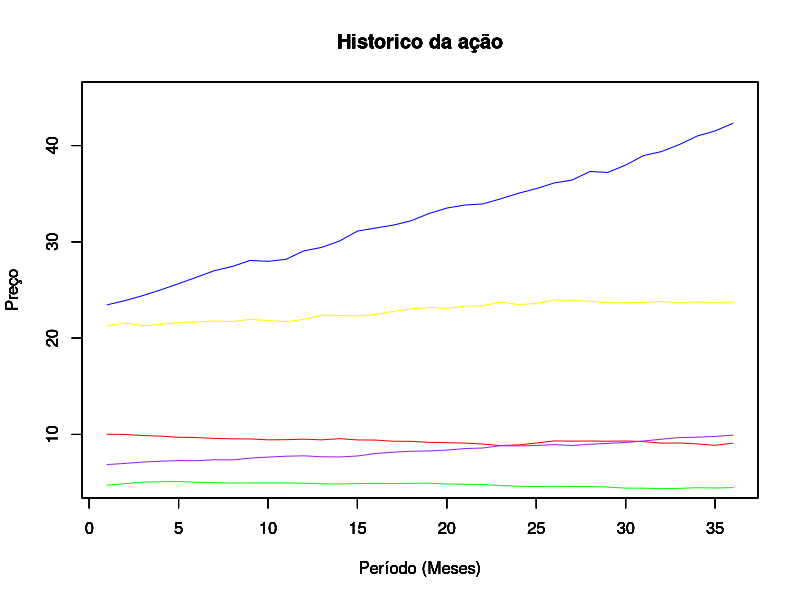
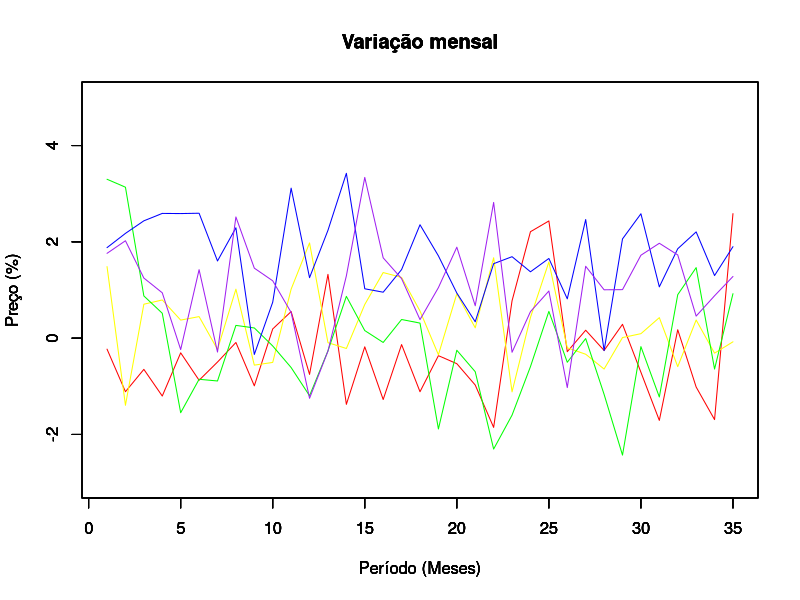
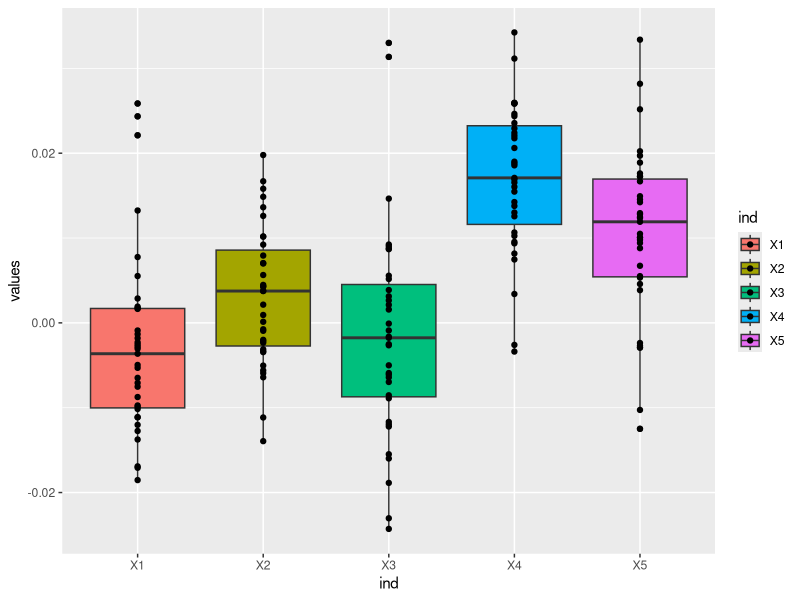
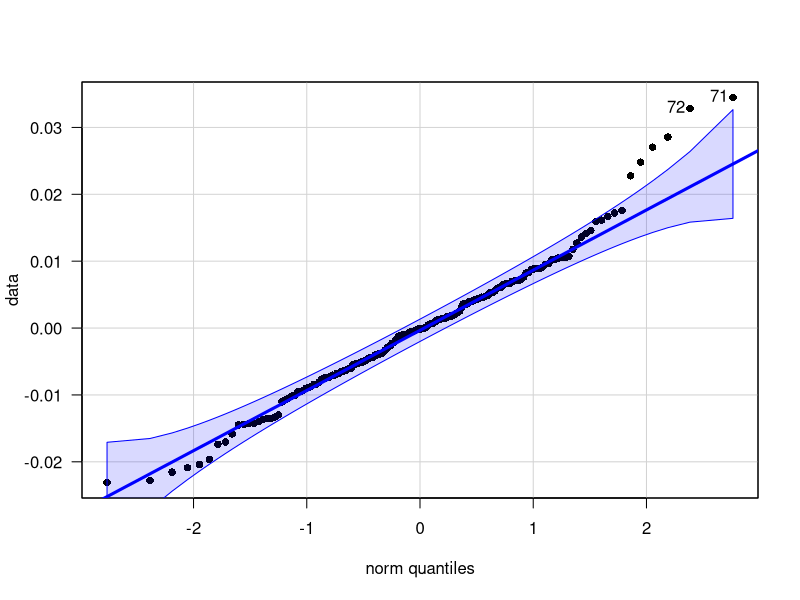
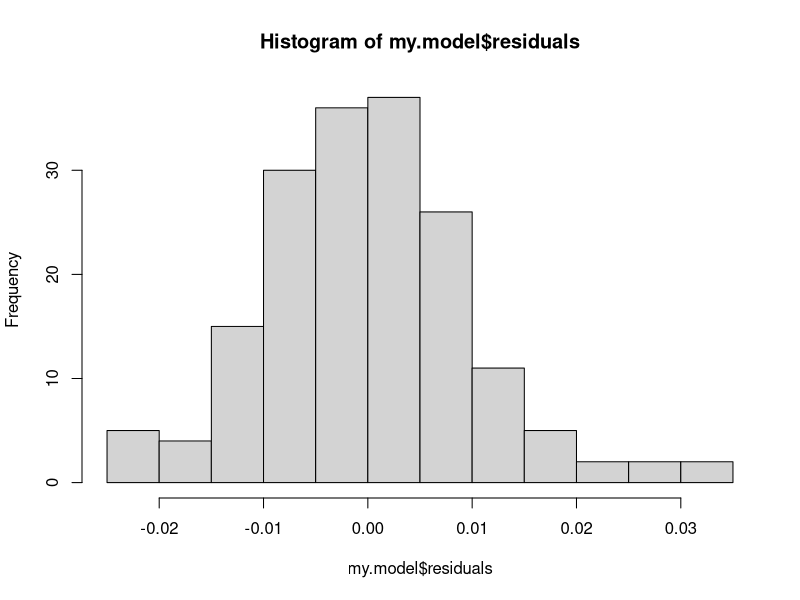
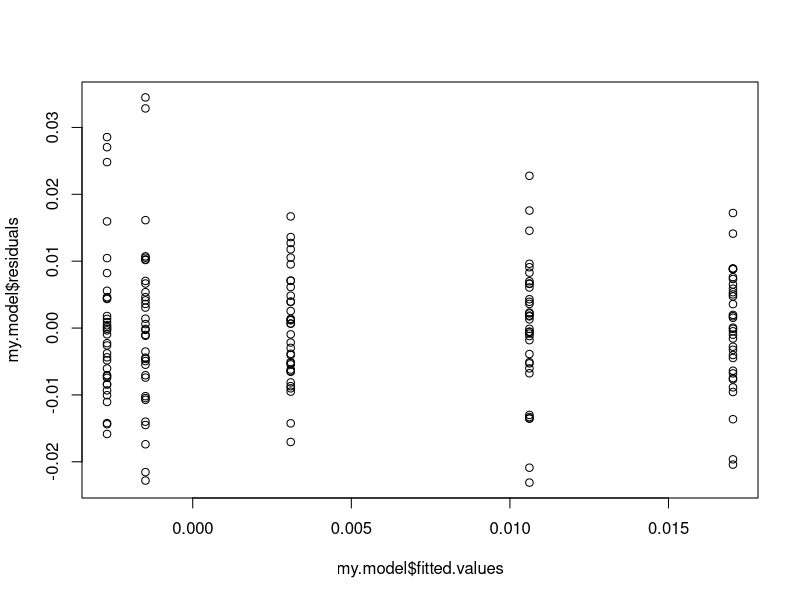
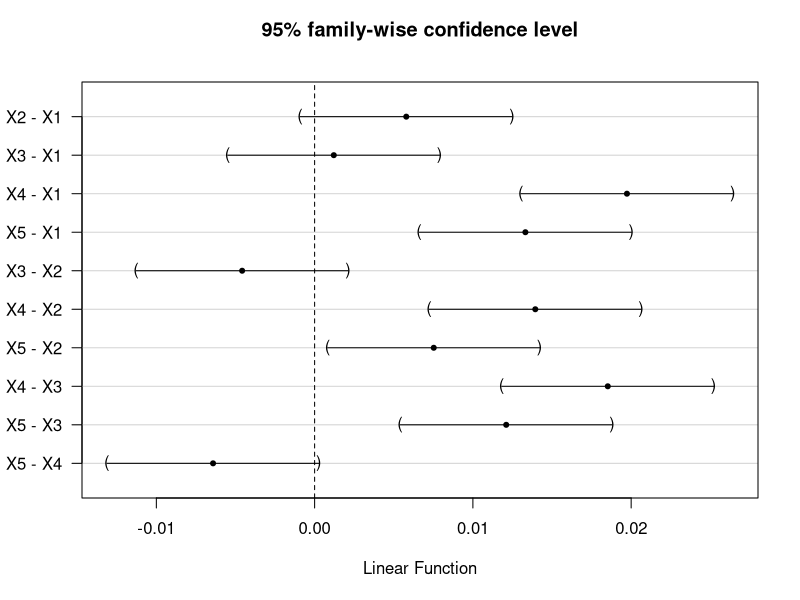

The R source for these figures, in order:
## ---- chunk 1
groupB = read.csv('data/DadosAcoesGrupoB.csv',header=FALSE)

# Inverte o gráfico, pois a ordem é do mais novo para o mais antigo
revB <- groupB[dim(groupB)[1]:1,]
rownames(revB) <- seq_len(nrow(revB))
## ---- chunk 2

# Get the variation between months
groupValue <- function(group){
  returns <- matrix(0, length(group$V1)-1, ncol(group))
  for (g in 1:nrow(group)-1) {
    for(i in 1:5){
      #returns[g, i] = (group[g+1, i] - group[g, i])
      returns[g, i] = (group[g+1, i] - group[g, i]) / group[g, i]
    }
  }
  return (returns)
}

varB = groupValue(revB)
returns <-data.frame(varB)
returns <-stack(returns)
## ---- chunk 3
plotVar <- function(group, lowLim, uppLim, title, ylabel){
  plot(group[,1], ylim=range(lowLim, uppLim), xlab="Período (Meses)", ylab=ylabel, type="l", col='red', main=title)
  par(new=TRUE)
  plot(group[,2], ylim=range(lowLim, uppLim), xlab="Período (Meses)", ylab=ylabel, type="l", col='yellow', main=title)
  par(new=TRUE)
  plot(group[,3], ylim=range(lowLim, uppLim), xlab="Período (Meses)", ylab=ylabel, type="l", col='green', main=title)
  par(new=TRUE)
  plot(group[,4], ylim=range(lowLim, uppLim), xlab="Período (Meses)", ylab=ylabel, type="l", col='blue', main=title)
  par(new=TRUE)
  plot(group[,5], ylim=range(lowLim, uppLim), xlab="Período (Meses)", ylab=ylabel, type="l", col='purple', main=title)
}

plotVar(revB, 5, 45, "Historico da ação", "Preço")
plotVar(100*varB, -3, 5, "Variação mensal", "Preço (%)" )
## ---- chunk 4
#Box plot
library(ggplot2)
ggplot(returns, aes(x = ind, y = values, fill = ind)) + geom_boxplot() + geom_point()
## ---- chunk 5
#Hipotese nula anova
my.model <- aov(values ~ ind, data = returns)
summary.aov(my.model)
## ---- chunk 6
#Premissa da normalidade comprovada
shapiro.test(my.model$residuals)
## ---- chunk 7
#Teste
library(car)
qqPlot(my.model$residuals, ylab="data", pch = 16, lwd = 3, cex = 1, las = 1)
hist(my.model$residuals)
## ---- chunk 8
#premissa da homoscedasticidade
fligner.test(values ~ ind, data = returns)
plot(x = my.model$fitted.values, y = my.model$residuals)
## ---- chunk 9
#Teste de Tukey (todos contra todos) dizendo qual é a melhor ação
library(multcomp)
mc1 <- glht(my.model, linfct = mcp(ind = "Tukey"))
mc1_CI <- confint(mc1, level = 0.95)
mc1_CI
## ---- chunk 10
plot(mc1_CI)
## ---- chunk 11
#power.t.test(21,delta=5,sd=sdMaleIMC2016, sig.level=0.05, type="two.sample", alternative="two.sided")
